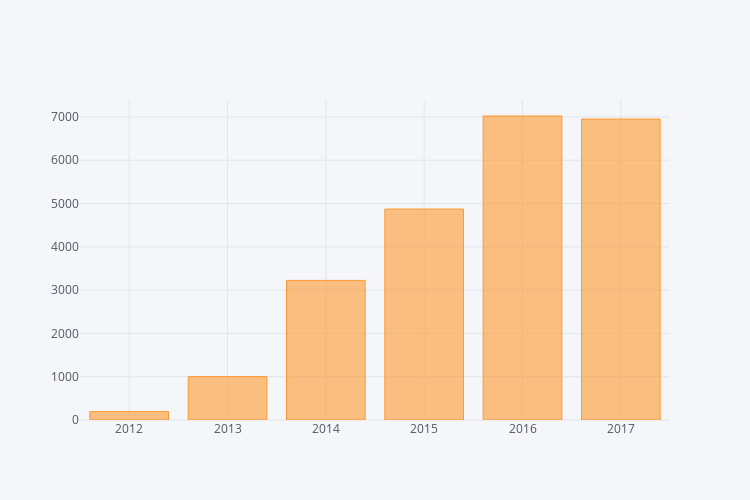

Source (notebook cell):
### Markdown cell above
## PRs Created per Year

### Code cell
iplot(data.groupby(data.created_at.dt.year).size().iplot(asFigure=True, kind="bar", dimensions=(750, 500)))

### Figure 1 — Plotly figure (JSON) as saved in the notebook; plotly's stock layout.template omitted (floating-point values rounded to 4 significant figures)
{"data": [{"marker": {"color": "rgba(255, 153, 51, 0.6)", "line": {"color": "rgba(255, 153, 51, 1.0)", "width": 1}}, "name": "None", "orientation": "v", "text": "", "type": "bar", "x": [2012, 2013, 2014, 2015, 2016, 2017], "y": [195, 1002, 3224, 4873, 7022, 6952]}], "layout": {"height": 500, "legend": {"bgcolor": "#F5F6F9", "font": {"color": "#4D5663"}}, "paper_bgcolor": "#F5F6F9", "plot_bgcolor": "#F5F6F9", "titlefont": {"color": "#4D5663"}, "width": 750, "xaxis1": {"gridcolor": "#E1E5ED", "showgrid": true, "tickfont": {"color": "#4D5663"}, "title": "", "titlefont": {"color": "#4D5663"}, "zerolinecolor": "#E1E5ED"}, "yaxis1": {"gridcolor": "#E1E5ED", "showgrid": true, "tickfont": {"color": "#4D5663"}, "title": "", "titlefont": {"color": "#4D5663"}, "zerolinecolor": "#E1E5ED"}}}
